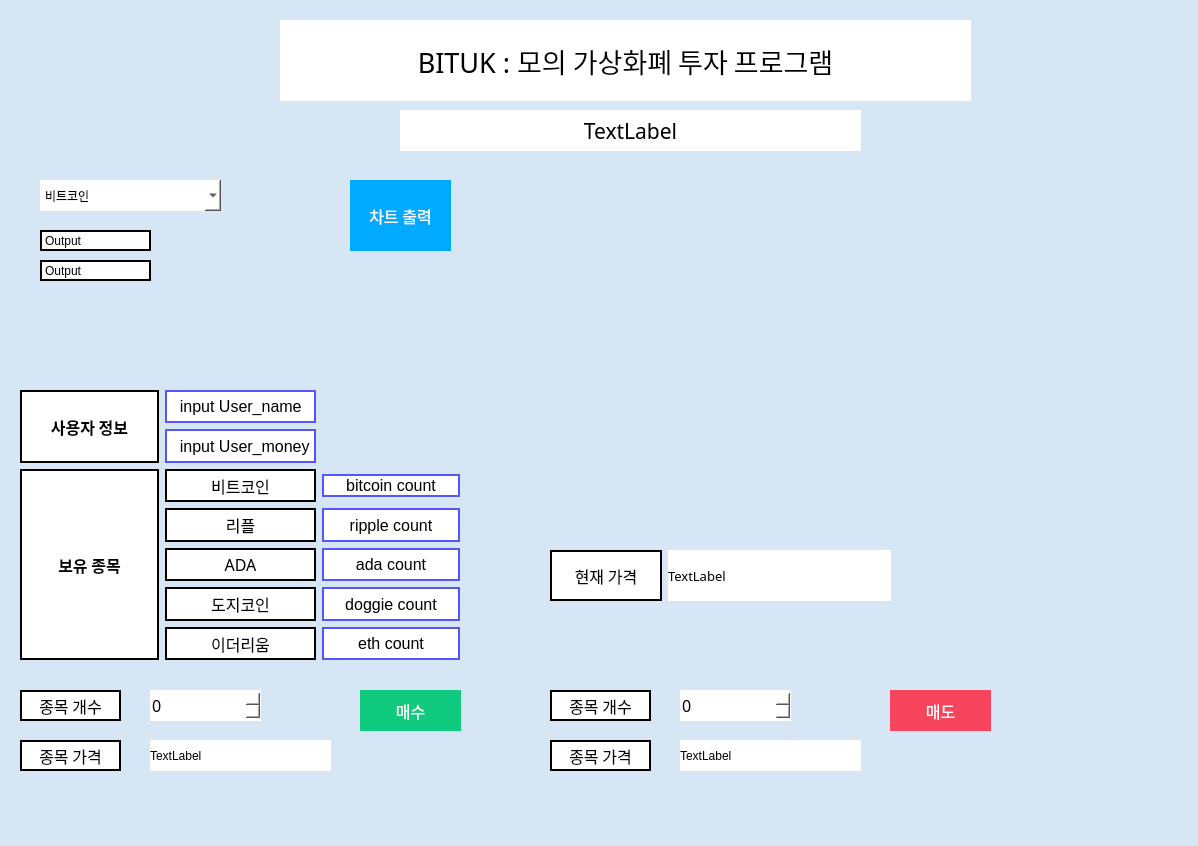
<?xml version="1.0" encoding="UTF-8"?>
<ui version="4.0">
 <class>MainWindow</class>
 <widget class="QMainWindow" name="MainWindow">
  <property name="geometry">
   <rect>
    <x>0</x>
    <y>0</y>
    <width>1198</width>
    <height>846</height>
   </rect>
  </property>
  <property name="windowTitle">
   <string>BITUK</string>
  </property>
  <property name="windowIcon">
   <iconset>
    <normaloff>:/icon/BITUK2.png</normaloff>:/icon/BITUK2.png</iconset>
  </property>
  <property name="styleSheet">
   <string notr="true">background-color:rgb(214,230,245);
border-radius: 100px;</string>
  </property>
  <widget class="QWidget" name="centralwidget">
   <widget class="QLabel" name="label">
    <property name="geometry">
     <rect>
      <x>280</x>
      <y>20</y>
      <width>691</width>
      <height>81</height>
     </rect>
    </property>
    <property name="font">
     <font>
      <family>210 수퍼사이즈 Black italic</family>
      <pointsize>20</pointsize>
      <weight>50</weight>
      <italic>false</italic>
      <bold>false</bold>
     </font>
    </property>
    <property name="styleSheet">
     <string notr="true">background-color:rgb(255, 255, 255);
font: 20pt &quot;210 수퍼사이즈 Black italic&quot;;</string>
    </property>
    <property name="text">
     <string>BITUK : 모의 가상화폐 투자 프로그램</string>
    </property>
    <property name="alignment">
     <set>Qt::AlignCenter</set>
    </property>
   </widget>
   <widget class="QLabel" name="hello">
    <property name="geometry">
     <rect>
      <x>400</x>
      <y>110</y>
      <width>461</width>
      <height>41</height>
     </rect>
    </property>
    <property name="font">
     <font>
      <family>나눔바른고딕OTF</family>
      <pointsize>16</pointsize>
     </font>
    </property>
    <property name="styleSheet">
     <string notr="true">background-color:rgb(255, 255, 255);</string>
    </property>
    <property name="text">
     <string>TextLabel</string>
    </property>
    <property name="alignment">
     <set>Qt::AlignCenter</set>
    </property>
   </widget>
   <widget class="QComboBox" name="combo">
    <property name="geometry">
     <rect>
      <x>40</x>
      <y>180</y>
      <width>181</width>
      <height>31</height>
     </rect>
    </property>
    <property name="styleSheet">
     <string notr="true">font: 25 12pt &quot;KoPubWorld돋움체 Light&quot;;
background-color:rgb(255, 255, 255);</string>
    </property>
    <item>
     <property name="text">
      <string>비트코인</string>
     </property>
    </item>
    <item>
     <property name="text">
      <string>리플</string>
     </property>
    </item>
    <item>
     <property name="text">
      <string>ADA</string>
     </property>
    </item>
    <item>
     <property name="text">
      <string>도지코인</string>
     </property>
    </item>
    <item>
     <property name="text">
      <string>이더리움</string>
     </property>
    </item>
   </widget>
   <widget class="QPushButton" name="output">
    <property name="geometry">
     <rect>
      <x>350</x>
      <y>180</y>
      <width>101</width>
      <height>71</height>
     </rect>
    </property>
    <property name="font">
     <font>
      <family>메이플스토리</family>
      <pointsize>12</pointsize>
     </font>
    </property>
    <property name="styleSheet">
     <string notr="true">background-color:rgb(0, 170, 255);
color:white</string>
    </property>
    <property name="text">
     <string>차트 출력</string>
    </property>
   </widget>
   <widget class="QWidget" name="horizontalLayoutWidget">
    <property name="geometry">
     <rect>
      <x>20</x>
      <y>390</y>
      <width>440</width>
      <height>270</height>
     </rect>
    </property>
    <layout class="QHBoxLayout" name="horizontalLayout">
     <item>
      <layout class="QGridLayout" name="gridLayout">
       <item row="3" column="0" rowspan="5">
        <widget class="QLabel" name="get_coin">
         <property name="font">
          <font>
           <family>나눔바른고딕OTF</family>
           <pointsize>12</pointsize>
           <weight>75</weight>
           <bold>true</bold>
          </font>
         </property>
         <property name="styleSheet">
          <string notr="true">background-color:rgb(255, 255, 255);
color: rgb(0, 0, 0); border-style: solid; border-width: 2px; border-color: rgb(0, 0, 0); border-radius: 0px;</string>
         </property>
         <property name="text">
          <string>보유 종목</string>
         </property>
         <property name="alignment">
          <set>Qt::AlignCenter</set>
         </property>
        </widget>
       </item>
       <item row="4" column="2">
        <widget class="QLabel" name="ripple">
         <property name="font">
          <font>
           <family>Segoe UI</family>
           <pointsize>12</pointsize>
          </font>
         </property>
         <property name="styleSheet">
          <string notr="true">background-color:rgb(255, 255, 255);
color: rgb(0, 0, 0); border-style: solid; border-width: 2px; border-color: rgb(85, 85, 255); </string>
         </property>
         <property name="text">
          <string>ripple count</string>
         </property>
         <property name="alignment">
          <set>Qt::AlignCenter</set>
         </property>
        </widget>
       </item>
       <item row="7" column="1">
        <widget class="QLabel" name="label_17">
         <property name="font">
          <font>
           <family>나눔바른고딕OTF</family>
           <pointsize>12</pointsize>
          </font>
         </property>
         <property name="styleSheet">
          <string notr="true">background-color:rgb(255, 255, 255);
color: rgb(0, 0, 0); border-style: solid; border-width: 2px; border-color: rgb(0, 0, 0); </string>
         </property>
         <property name="text">
          <string>이더리움</string>
         </property>
         <property name="alignment">
          <set>Qt::AlignCenter</set>
         </property>
        </widget>
       </item>
       <item row="6" column="1">
        <widget class="QLabel" name="label_19">
         <property name="font">
          <font>
           <family>나눔바른고딕OTF</family>
           <pointsize>12</pointsize>
          </font>
         </property>
         <property name="styleSheet">
          <string notr="true">background-color:rgb(255, 255, 255);
color: rgb(0, 0, 0); border-style: solid; border-width: 2px; border-color: rgb(0, 0, 0); </string>
         </property>
         <property name="text">
          <string>도지코인</string>
         </property>
         <property name="alignment">
          <set>Qt::AlignCenter</set>
         </property>
        </widget>
       </item>
       <item row="3" column="2" alignment="Qt::AlignVCenter">
        <widget class="QLabel" name="bitcoin">
         <property name="font">
          <font>
           <family>Segoe UI</family>
           <pointsize>12</pointsize>
          </font>
         </property>
         <property name="styleSheet">
          <string notr="true">background-color:rgb(255, 255, 255);
color: rgb(0, 0, 0); border-style: solid; border-width: 2px; border-color: rgb(85, 85, 255); </string>
         </property>
         <property name="text">
          <string>bitcoin count</string>
         </property>
         <property name="alignment">
          <set>Qt::AlignCenter</set>
         </property>
        </widget>
       </item>
       <item row="3" column="1">
        <widget class="QLabel" name="label_11">
         <property name="font">
          <font>
           <family>나눔바른고딕OTF</family>
           <pointsize>12</pointsize>
          </font>
         </property>
         <property name="styleSheet">
          <string notr="true">background-color:rgb(255, 255, 255);
color: rgb(0, 0, 0); border-style: solid; border-width: 2px; border-color: rgb(0, 0, 0); </string>
         </property>
         <property name="text">
          <string>비트코인</string>
         </property>
         <property name="alignment">
          <set>Qt::AlignCenter</set>
         </property>
        </widget>
       </item>
       <item row="5" column="1">
        <widget class="QLabel" name="label_15">
         <property name="font">
          <font>
           <family>나눔바른고딕OTF</family>
           <pointsize>12</pointsize>
          </font>
         </property>
         <property name="styleSheet">
          <string notr="true">background-color:rgb(255, 255, 255);
color: rgb(0, 0, 0); border-style: solid; border-width: 2px; border-color: rgb(0, 0, 0); </string>
         </property>
         <property name="text">
          <string>ADA</string>
         </property>
         <property name="alignment">
          <set>Qt::AlignCenter</set>
         </property>
        </widget>
       </item>
       <item row="5" column="2">
        <widget class="QLabel" name="ada">
         <property name="font">
          <font>
           <family>Segoe UI</family>
           <pointsize>12</pointsize>
          </font>
         </property>
         <property name="styleSheet">
          <string notr="true">background-color:rgb(255, 255, 255);
color: rgb(0, 0, 0); border-style: solid; border-width: 2px; border-color: rgb(85, 85, 255); </string>
         </property>
         <property name="text">
          <string>ada count</string>
         </property>
         <property name="alignment">
          <set>Qt::AlignCenter</set>
         </property>
        </widget>
       </item>
       <item row="4" column="1">
        <widget class="QLabel" name="label_14">
         <property name="font">
          <font>
           <family>나눔바른고딕OTF</family>
           <pointsize>12</pointsize>
          </font>
         </property>
         <property name="styleSheet">
          <string notr="true">background-color:rgb(255, 255, 255);
color: rgb(0, 0, 0); border-style: solid; border-width: 2px; border-color: rgb(0, 0, 0); </string>
         </property>
         <property name="text">
          <string>리플</string>
         </property>
         <property name="alignment">
          <set>Qt::AlignCenter</set>
         </property>
        </widget>
       </item>
       <item row="0" column="0" rowspan="2">
        <widget class="QLabel" name="get_coin_2">
         <property name="font">
          <font>
           <family>나눔바른고딕OTF</family>
           <pointsize>12</pointsize>
           <weight>75</weight>
           <bold>true</bold>
          </font>
         </property>
         <property name="styleSheet">
          <string notr="true">background-color:rgb(255, 255, 255);
color: rgb(0, 0, 0); border-style: solid; border-width: 2px; border-color: rgb(0, 0, 0); border-radius: 0px;</string>
         </property>
         <property name="text">
          <string>사용자 정보</string>
         </property>
         <property name="alignment">
          <set>Qt::AlignCenter</set>
         </property>
        </widget>
       </item>
       <item row="6" column="2">
        <widget class="QLabel" name="doggie">
         <property name="font">
          <font>
           <family>Segoe UI</family>
           <pointsize>12</pointsize>
          </font>
         </property>
         <property name="styleSheet">
          <string notr="true">background-color:rgb(255, 255, 255);
color: rgb(0, 0, 0); border-style: solid; border-width: 2px; border-color: rgb(85, 85, 255); </string>
         </property>
         <property name="text">
          <string>doggie count</string>
         </property>
         <property name="alignment">
          <set>Qt::AlignCenter</set>
         </property>
        </widget>
       </item>
       <item row="7" column="2">
        <widget class="QLabel" name="eth">
         <property name="font">
          <font>
           <family>Segoe UI</family>
           <pointsize>12</pointsize>
          </font>
         </property>
         <property name="styleSheet">
          <string notr="true">background-color:rgb(255, 255, 255);
color: rgb(0, 0, 0); border-style: solid; border-width: 2px; border-color: rgb(85, 85, 255); </string>
         </property>
         <property name="text">
          <string>eth count</string>
         </property>
         <property name="alignment">
          <set>Qt::AlignCenter</set>
         </property>
        </widget>
       </item>
       <item row="0" column="1">
        <widget class="QLabel" name="user_name">
         <property name="font">
          <font>
           <family>Segoe UI</family>
           <pointsize>12</pointsize>
          </font>
         </property>
         <property name="styleSheet">
          <string notr="true">background-color:rgb(255, 255, 255);
color: rgb(0, 0, 0); border-style: solid; border-width: 2px; border-color: rgb(85, 85, 255); </string>
         </property>
         <property name="text">
          <string>  input User_name</string>
         </property>
         <property name="alignment">
          <set>Qt::AlignLeading|Qt::AlignLeft|Qt::AlignVCenter</set>
         </property>
        </widget>
       </item>
       <item row="1" column="1">
        <widget class="QLabel" name="user_money">
         <property name="font">
          <font>
           <family>Segoe UI</family>
           <pointsize>12</pointsize>
          </font>
         </property>
         <property name="styleSheet">
          <string notr="true">background-color:rgb(255, 255, 255);
color: rgb(0, 0, 0); border-style: solid; border-width: 2px; border-color: rgb(85, 85, 255); </string>
         </property>
         <property name="text">
          <string>  input User_money</string>
         </property>
        </widget>
       </item>
      </layout>
     </item>
    </layout>
   </widget>
   <widget class="QSpinBox" name="spinbox">
    <property name="geometry">
     <rect>
      <x>150</x>
      <y>690</y>
      <width>111</width>
      <height>31</height>
     </rect>
    </property>
    <property name="font">
     <font>
      <family>굴림</family>
      <pointsize>12</pointsize>
     </font>
    </property>
    <property name="styleSheet">
     <string notr="true">background-color:rgb(255,255,255);</string>
    </property>
   </widget>
   <widget class="QLabel" name="label_2">
    <property name="geometry">
     <rect>
      <x>20</x>
      <y>690</y>
      <width>101</width>
      <height>31</height>
     </rect>
    </property>
    <property name="font">
     <font>
      <family>KoPubWorld돋움체 Light</family>
      <pointsize>12</pointsize>
      <weight>3</weight>
      <italic>false</italic>
      <bold>false</bold>
     </font>
    </property>
    <property name="styleSheet">
     <string notr="true">font: 25 12pt &quot;KoPubWorld돋움체 Light&quot;;
background-color:rgb(255, 255, 255);

color: rgb(0, 0, 0); border-style: solid; border-width: 2px; border-color: rgb(0, 0, 0); border-radius: 0px;</string>
    </property>
    <property name="text">
     <string>종목 개수</string>
    </property>
    <property name="alignment">
     <set>Qt::AlignCenter</set>
    </property>
   </widget>
   <widget class="QPushButton" name="buy">
    <property name="geometry">
     <rect>
      <x>360</x>
      <y>690</y>
      <width>101</width>
      <height>41</height>
     </rect>
    </property>
    <property name="font">
     <font>
      <family>메이플스토리</family>
      <pointsize>12</pointsize>
     </font>
    </property>
    <property name="styleSheet">
     <string notr="true">background-color:rgb(15, 202, 127);
color:white;</string>
    </property>
    <property name="text">
     <string>매수</string>
    </property>
   </widget>
   <widget class="QPushButton" name="sell">
    <property name="geometry">
     <rect>
      <x>890</x>
      <y>690</y>
      <width>101</width>
      <height>41</height>
     </rect>
    </property>
    <property name="font">
     <font>
      <family>메이플스토리</family>
      <pointsize>12</pointsize>
     </font>
    </property>
    <property name="styleSheet">
     <string notr="true">background-color:rgb(246, 69, 92);
color:white;</string>
    </property>
    <property name="text">
     <string>매도</string>
    </property>
   </widget>
   <widget class="QLabel" name="ssss">
    <property name="geometry">
     <rect>
      <x>40</x>
      <y>230</y>
      <width>111</width>
      <height>21</height>
     </rect>
    </property>
    <property name="styleSheet">
     <string notr="true">background-color:rgb(255,255,255);
color: rgb(0, 0, 0); border-style: solid; border-width: 2px; border-color: rgb(0,0,0); </string>
    </property>
    <property name="text">
     <string>Output</string>
    </property>
   </widget>
   <widget class="QLabel" name="ssss_2">
    <property name="geometry">
     <rect>
      <x>40</x>
      <y>260</y>
      <width>111</width>
      <height>21</height>
     </rect>
    </property>
    <property name="styleSheet">
     <string notr="true">background-color:rgb(255,255,255);
color: rgb(0, 0, 0); border-style: solid; border-width: 2px; border-color: rgb(0,0,0); </string>
    </property>
    <property name="text">
     <string>Output</string>
    </property>
   </widget>
   <widget class="QLabel" name="price">
    <property name="geometry">
     <rect>
      <x>150</x>
      <y>740</y>
      <width>181</width>
      <height>31</height>
     </rect>
    </property>
    <property name="styleSheet">
     <string notr="true">background-color:rgb(255,255,255);</string>
    </property>
    <property name="text">
     <string>TextLabel</string>
    </property>
   </widget>
   <widget class="QLabel" name="label_3">
    <property name="geometry">
     <rect>
      <x>20</x>
      <y>740</y>
      <width>101</width>
      <height>31</height>
     </rect>
    </property>
    <property name="font">
     <font>
      <family>KoPubWorld돋움체 Light</family>
      <pointsize>12</pointsize>
      <weight>3</weight>
      <italic>false</italic>
      <bold>false</bold>
     </font>
    </property>
    <property name="styleSheet">
     <string notr="true">font: 25 12pt &quot;KoPubWorld돋움체 Light&quot;;
background-color:rgb(255, 255, 255);
color: rgb(0, 0, 0); border-style: solid; border-width: 2px; border-color: rgb(0, 0, 0); border-radius: 0px;</string>
    </property>
    <property name="text">
     <string>종목 가격</string>
    </property>
    <property name="alignment">
     <set>Qt::AlignCenter</set>
    </property>
   </widget>
   <widget class="QLabel" name="label_4">
    <property name="geometry">
     <rect>
      <x>550</x>
      <y>740</y>
      <width>101</width>
      <height>31</height>
     </rect>
    </property>
    <property name="font">
     <font>
      <family>KoPubWorld돋움체 Light</family>
      <pointsize>12</pointsize>
      <weight>3</weight>
      <italic>false</italic>
      <bold>false</bold>
     </font>
    </property>
    <property name="styleSheet">
     <string notr="true">font: 25 12pt &quot;KoPubWorld돋움체 Light&quot;;
background-color:rgb(255, 255, 255);
color: rgb(0, 0, 0); border-style: solid; border-width: 2px; border-color: rgb(0, 0, 0); border-radius: 0px;</string>
    </property>
    <property name="text">
     <string>종목 가격</string>
    </property>
    <property name="alignment">
     <set>Qt::AlignCenter</set>
    </property>
   </widget>
   <widget class="QLabel" name="price_2">
    <property name="geometry">
     <rect>
      <x>680</x>
      <y>740</y>
      <width>181</width>
      <height>31</height>
     </rect>
    </property>
    <property name="styleSheet">
     <string notr="true">background-color:rgb(255,255,255);</string>
    </property>
    <property name="text">
     <string>TextLabel</string>
    </property>
   </widget>
   <widget class="QLabel" name="label_5">
    <property name="geometry">
     <rect>
      <x>550</x>
      <y>690</y>
      <width>101</width>
      <height>31</height>
     </rect>
    </property>
    <property name="font">
     <font>
      <family>KoPubWorld돋움체 Light</family>
      <pointsize>12</pointsize>
      <weight>3</weight>
      <italic>false</italic>
      <bold>false</bold>
     </font>
    </property>
    <property name="styleSheet">
     <string notr="true">font: 25 12pt &quot;KoPubWorld돋움체 Light&quot;;
background-color:rgb(255, 255, 255);
color: rgb(0, 0, 0); border-style: solid; border-width: 2px; border-color: rgb(0, 0, 0); border-radius: 0px;</string>
    </property>
    <property name="text">
     <string>종목 개수</string>
    </property>
    <property name="alignment">
     <set>Qt::AlignCenter</set>
    </property>
   </widget>
   <widget class="QSpinBox" name="spinbox_2">
    <property name="geometry">
     <rect>
      <x>680</x>
      <y>690</y>
      <width>111</width>
      <height>31</height>
     </rect>
    </property>
    <property name="font">
     <font>
      <family>굴림</family>
      <pointsize>12</pointsize>
     </font>
    </property>
    <property name="styleSheet">
     <string notr="true">background-color:rgb(255,255,255);</string>
    </property>
   </widget>
   <widget class="QWidget" name="gridLayoutWidget_3">
    <property name="geometry">
     <rect>
      <x>550</x>
      <y>550</y>
      <width>341</width>
      <height>51</height>
     </rect>
    </property>
    <layout class="QGridLayout" name="gridLayout_4">
     <item row="0" column="0">
      <widget class="QLabel" name="label_6">
       <property name="font">
        <font>
         <family>KoPub돋움체 Light</family>
         <pointsize>12</pointsize>
        </font>
       </property>
       <property name="styleSheet">
        <string notr="true">background-color:rgb(255,255,255);
color: rgb(0, 0, 0); border-style: solid; border-width: 2px; border-color: rgb(0, 0, 0); border-radius: 0px;</string>
       </property>
       <property name="text">
        <string>현재 가격</string>
       </property>
       <property name="alignment">
        <set>Qt::AlignCenter</set>
       </property>
      </widget>
     </item>
     <item row="0" column="1" colspan="2">
      <widget class="QLabel" name="now_cur">
       <property name="font">
        <font>
         <family>KoPub돋움체 Light</family>
         <pointsize>10</pointsize>
        </font>
       </property>
       <property name="styleSheet">
        <string notr="true">background-color:rgb(255,255,255);</string>
       </property>
       <property name="text">
        <string>TextLabel</string>
       </property>
      </widget>
     </item>
    </layout>
   </widget>
   <widget class="QWidget" name="xrpwidget" native="true">
    <property name="geometry">
     <rect>
      <x>520</x>
      <y>190</y>
      <width>661</width>
      <height>331</height>
     </rect>
    </property>
    <property name="styleSheet">
     <string notr="true">background-color:'white';</string>
    </property>
    <widget class="QWidget" name="gridLayoutWidget">
     <property name="geometry">
      <rect>
       <x>0</x>
       <y>0</y>
       <width>661</width>
       <height>331</height>
      </rect>
     </property>
     <layout class="QGridLayout" name="gridLayout_2">
      <item row="0" column="0">
       <widget class="QGraphicsView" name="graphicsView"/>
      </item>
     </layout>
    </widget>
   </widget>
  </widget>
  <widget class="QStatusBar" name="statusbar"/>
 </widget>
 <resources/>
 <connections/>
</ui>
